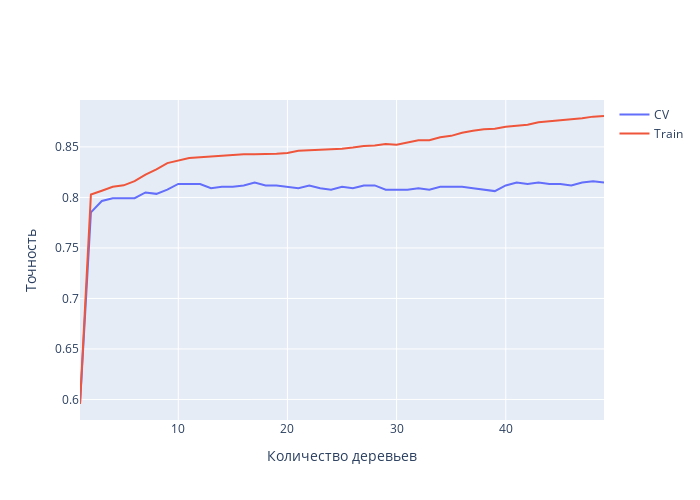

Source (notebook cell):
### Code cell
import plotly.graph_objects as go
fig = go.Figure()
fig.add_trace(go.Scatter(x = np.arange(1,50,1),y = test_scores,name='СV'))
fig.add_trace(go.Scatter(x = np.arange(1,50,1),y = train_scores,name = 'Train'))

fig.update_layout(
    xaxis_title='Количество деревьев',
    yaxis_title='Точность',
    width=700, height=500
)
